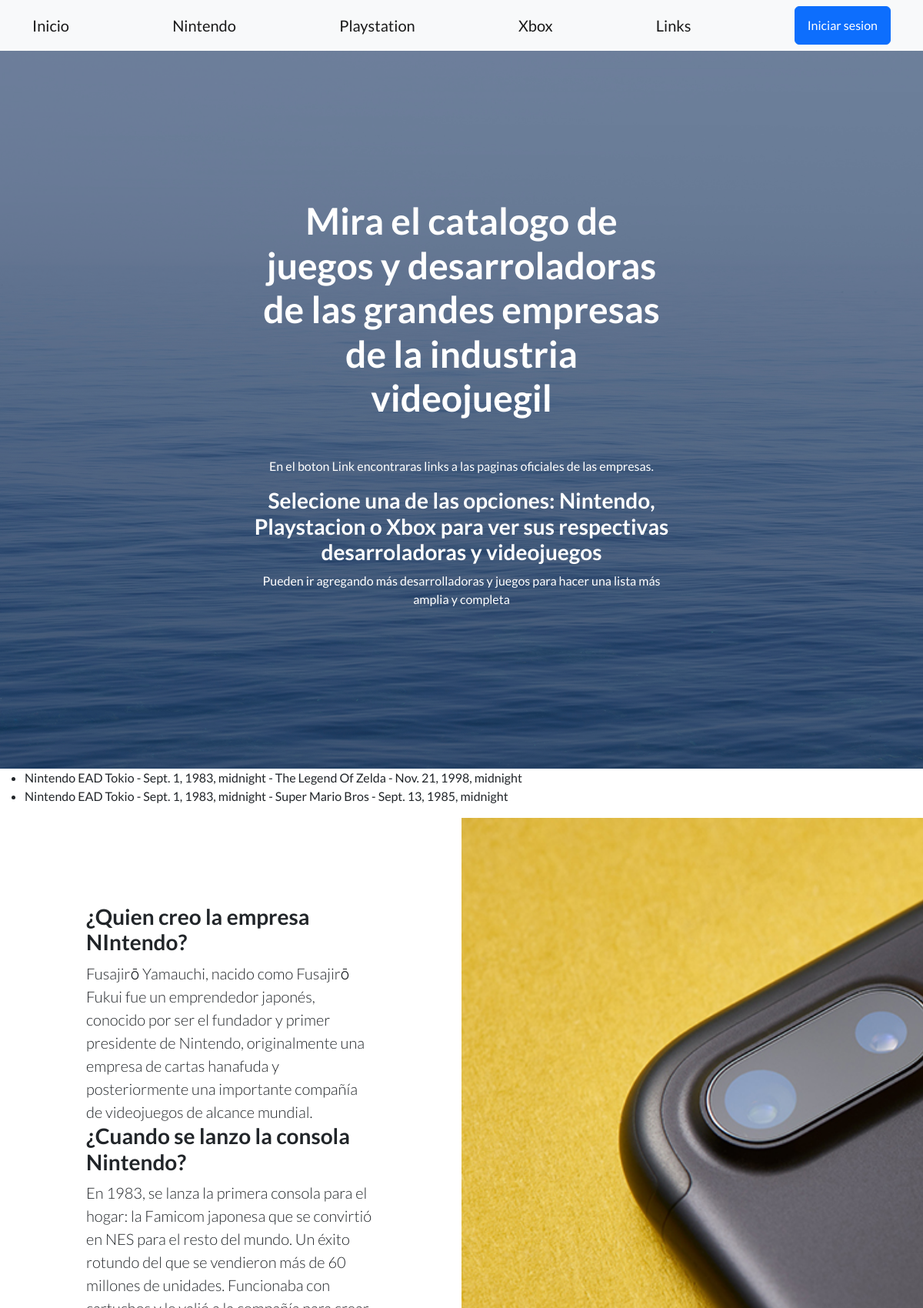
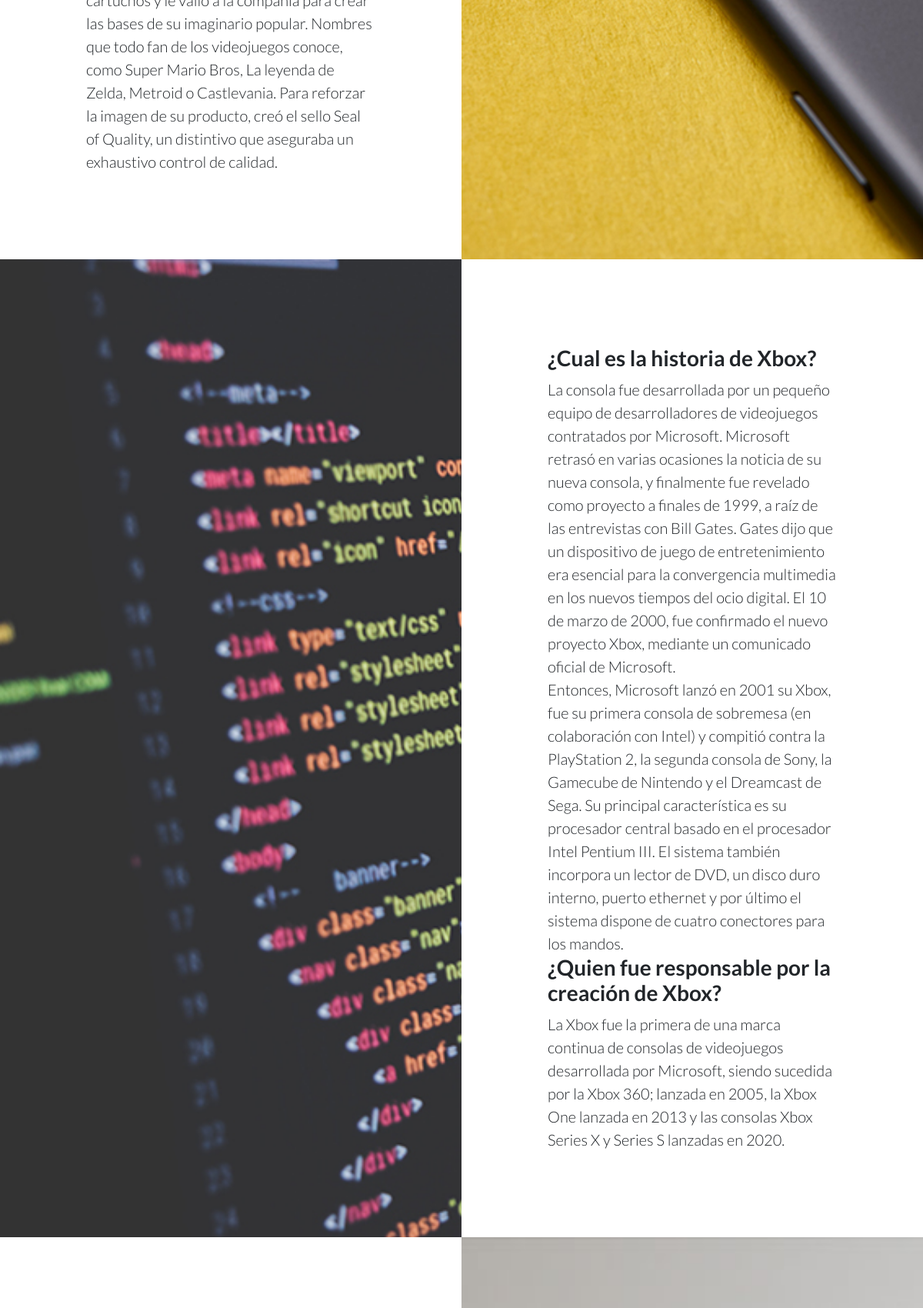
The app's page /PaginaWeb/Lista-nintendo/ (upper part) with its own data (2 pictures, top to bottom).
### PaginaWeb/models.py (models this page shows, shortened)
class Nintendo(models.Model):
    Desarrolladora=models.CharField(max_length=60)
    Fecha_de_inauguración=models.DateField()
    Juego=models.CharField(max_length=50)
    Fecha_de_salida=models.DateField()

### PaginaWeb/views.py (the view)
# urls.py: path('Lista-nintendo/', Lista_DFJF_nintendo, name="Listanintnedo"),
def Lista_DFJF_nintendo(req):
    Listar = Nintendo.objects.all()
    return render(req, "Lista_DFJF_nintendo.html", {"Listar_DFJF_nintendo": Listar})

### PaginaWeb/templates/Lista_DFJF_nintendo.html
{% extends 'padre.html' %}
{% block CosaQueCambia %}
    <ul>
        {% for Lista in Listar_DFJF_nintendo %}
            <li>{{Lista.Desarrolladora}} - {{Lista.Fecha_de_inauguración}} - {{Lista.Juego}} - {{Lista.Fecha_de_salida}}</li>
        {% endfor %}
    </ul>
{% endblock CosaQueCambia %}

### records on screen
Nintendo: Desarrolladora "Nintendo EAD Tokio", Fecha_de_inauguración "Sept. 1, 1983, midnight", Juego "The Legend Of Zelda", Fecha_de_salida "Nov. 21, 1998, midnight"
Nintendo: Desarrolladora "Nintendo EAD Tokio", Fecha_de_inauguración "Sept. 1, 1983, midnight", Juego "Super Mario Bros", Fecha_de_salida "Sept. 13, 1985, midnight"
